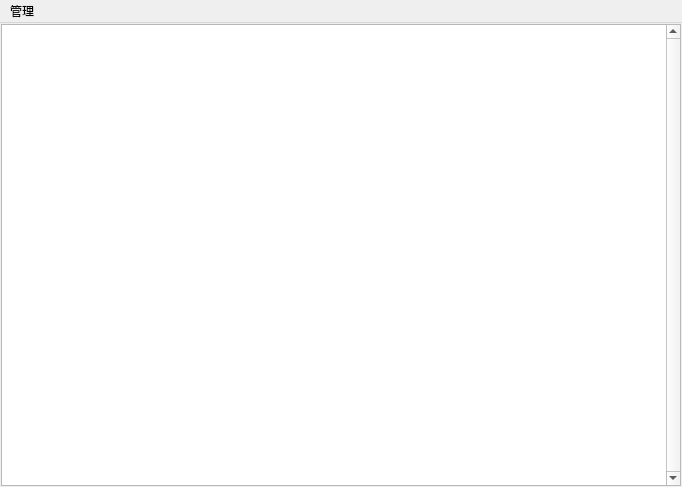
<?xml version="1.0" encoding="UTF-8"?>
<ui version="4.0">
 <class>MainWindowServer</class>
 <widget class="QMainWindow" name="MainWindowServer">
  <property name="geometry">
   <rect>
    <x>0</x>
    <y>0</y>
    <width>682</width>
    <height>487</height>
   </rect>
  </property>
  <property name="windowTitle">
   <string>MainWindow</string>
  </property>
  <widget class="QWidget" name="centralwidget">
   <layout class="QHBoxLayout" name="horizontalLayout">
    <property name="leftMargin">
     <number>1</number>
    </property>
    <property name="topMargin">
     <number>1</number>
    </property>
    <property name="rightMargin">
     <number>1</number>
    </property>
    <property name="bottomMargin">
     <number>1</number>
    </property>
    <item>
     <widget class="QTextEdit" name="textEditServer">
      <property name="verticalScrollBarPolicy">
       <enum>Qt::ScrollBarAlwaysOn</enum>
      </property>
      <property name="horizontalScrollBarPolicy">
       <enum>Qt::ScrollBarAlwaysOff</enum>
      </property>
     </widget>
    </item>
   </layout>
  </widget>
  <widget class="QMenuBar" name="menubar">
   <property name="geometry">
    <rect>
     <x>0</x>
     <y>0</y>
     <width>682</width>
     <height>23</height>
    </rect>
   </property>
   <widget class="QMenu" name="menu">
    <property name="title">
     <string>管理</string>
    </property>
    <addaction name="actionClear"/>
    <addaction name="actionManageConnection"/>
    <addaction name="actionBanList"/>
    <addaction name="actionUserDatabase"/>
    <addaction name="separator"/>
    <addaction name="actionHide"/>
    <addaction name="actionClose"/>
   </widget>
   <addaction name="menu"/>
  </widget>
  <action name="actionManageConnection">
   <property name="text">
    <string>查看连接...</string>
   </property>
  </action>
  <action name="actionBanList">
   <property name="text">
    <string>封禁列表...</string>
   </property>
  </action>
  <action name="actionUserDatabase">
   <property name="text">
    <string>用户数据库...</string>
   </property>
  </action>
  <action name="actionClose">
   <property name="text">
    <string>关闭服务器</string>
   </property>
  </action>
  <action name="actionHide">
   <property name="text">
    <string>隐藏窗口</string>
   </property>
  </action>
  <action name="actionClear">
   <property name="text">
    <string>清空日志</string>
   </property>
  </action>
 </widget>
 <resources/>
 <connections/>
</ui>
